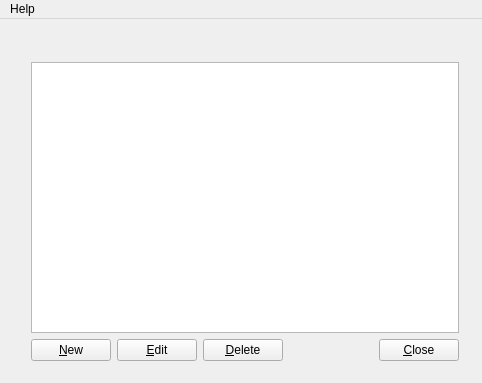
<?xml version="1.0" encoding="UTF-8"?>
<ui version="4.0">
 <class>LaycanEditor</class>
 <widget class="QMainWindow" name="LaycanEditor">
  <property name="windowModality">
   <enum>Qt::WindowModal</enum>
  </property>
  <property name="geometry">
   <rect>
    <x>0</x>
    <y>0</y>
    <width>482</width>
    <height>383</height>
   </rect>
  </property>
  <property name="windowTitle">
   <string>LaycanEditor</string>
  </property>
  <property name="toolButtonStyle">
   <enum>Qt::ToolButtonIconOnly</enum>
  </property>
  <widget class="QWidget" name="centralWidget">
   <widget class="QWidget" name="">
    <property name="geometry">
     <rect>
      <x>158</x>
      <y>3</y>
      <width>312</width>
      <height>22</height>
     </rect>
    </property>
    <layout class="QHBoxLayout" name="horizontalLayout_3">
     <item>
      <widget class="QLabel" name="label_2">
       <property name="text">
        <string>Description</string>
       </property>
      </widget>
     </item>
     <item>
      <widget class="QLineEdit" name="lineEdit_2"/>
     </item>
    </layout>
   </widget>
   <widget class="QWidget" name="">
    <property name="geometry">
     <rect>
      <x>20</x>
      <y>32</y>
      <width>450</width>
      <height>321</height>
     </rect>
    </property>
    <layout class="QVBoxLayout" name="verticalLayout_4">
     <item>
      <layout class="QVBoxLayout" name="verticalLayout">
       <item>
        <widget class="QTableView" name="tableView"/>
       </item>
       <item>
        <layout class="QHBoxLayout" name="horizontalLayout">
         <item>
          <widget class="QPushButton" name="btnNew">
           <property name="text">
            <string>&amp;New</string>
           </property>
          </widget>
         </item>
         <item>
          <widget class="QPushButton" name="btnEdit">
           <property name="text">
            <string>&amp;Edit</string>
           </property>
          </widget>
         </item>
         <item>
          <widget class="QPushButton" name="btnDelete">
           <property name="text">
            <string>&amp;Delete</string>
           </property>
          </widget>
         </item>
         <item>
          <spacer name="horizontalSpacer">
           <property name="orientation">
            <enum>Qt::Horizontal</enum>
           </property>
           <property name="sizeHint" stdset="0">
            <size>
             <width>120</width>
             <height>20</height>
            </size>
           </property>
          </spacer>
         </item>
         <item>
          <widget class="QPushButton" name="btnClose">
           <property name="text">
            <string>&amp;Close</string>
           </property>
          </widget>
         </item>
        </layout>
       </item>
      </layout>
     </item>
    </layout>
   </widget>
   <widget class="QWidget" name="">
    <property name="geometry">
     <rect>
      <x>21</x>
      <y>3</y>
      <width>129</width>
      <height>22</height>
     </rect>
    </property>
    <layout class="QHBoxLayout" name="horizontalLayout_2">
     <item>
      <widget class="QLabel" name="label">
       <property name="text">
        <string>Version</string>
       </property>
      </widget>
     </item>
     <item>
      <widget class="QLineEdit" name="lineEdit"/>
     </item>
    </layout>
   </widget>
  </widget>
  <widget class="QMenuBar" name="menuBar">
   <property name="geometry">
    <rect>
     <x>0</x>
     <y>0</y>
     <width>482</width>
     <height>21</height>
    </rect>
   </property>
   <widget class="QMenu" name="menuHelp">
    <property name="title">
     <string>Help</string>
    </property>
    <addaction name="actionAbout"/>
   </widget>
   <addaction name="menuHelp"/>
  </widget>
  <action name="actionAbout">
   <property name="text">
    <string>About</string>
   </property>
  </action>
 </widget>
 <layoutdefault spacing="6" margin="11"/>
 <resources/>
 <connections/>
</ui>
